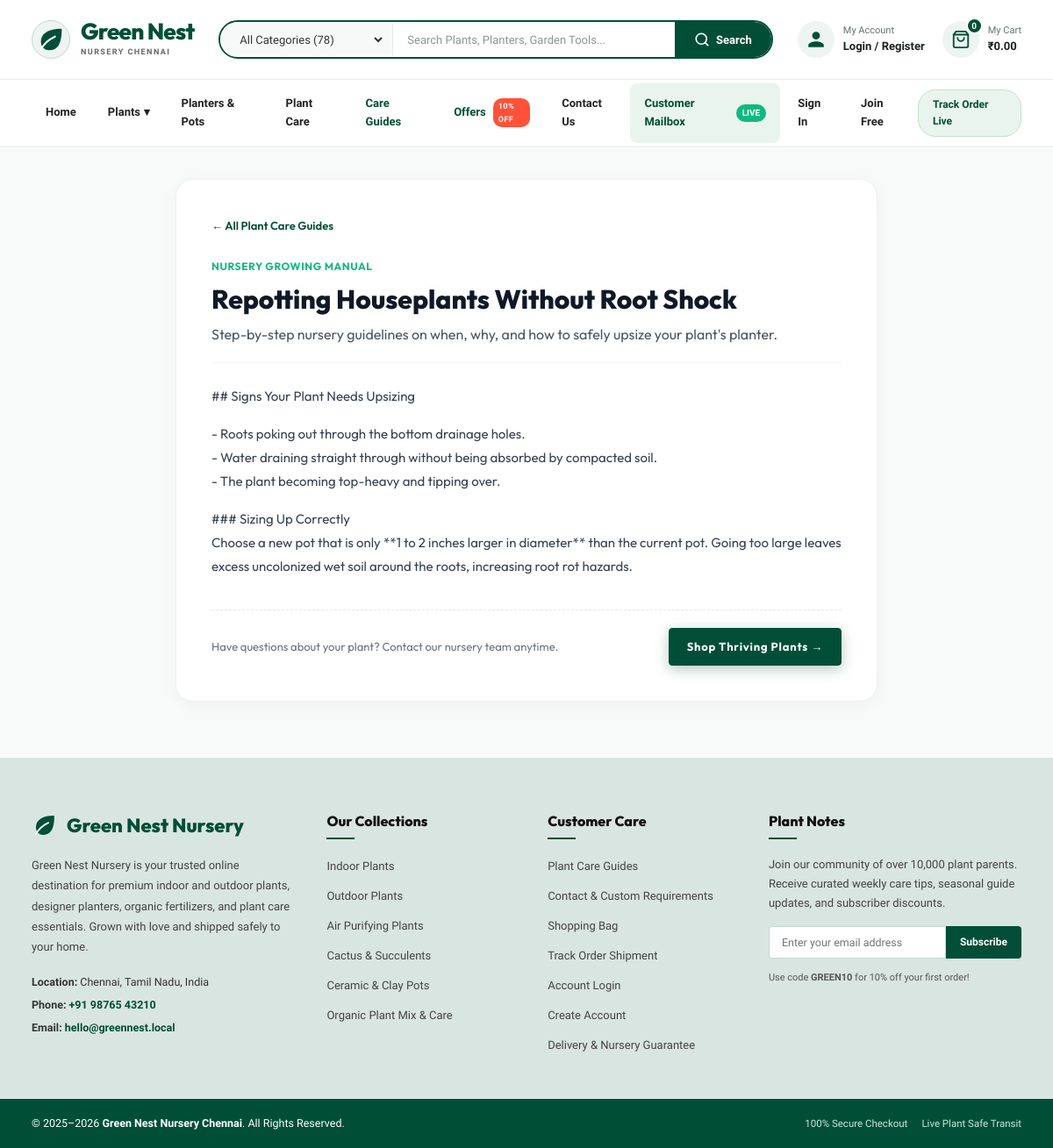
The app's page /guides/repotting-without-root-shock/ with its own data.
### store/models.py (models this page shows, shortened)
class CareGuide(models.Model):
    title = models.CharField(max_length=160)
    slug = models.SlugField(max_length=180, unique=True, blank=True)
    summary = models.CharField(max_length=280)
    body = models.TextField()
    published = models.BooleanField(default=True)
    created_at = models.DateTimeField(auto_now_add=True)
    class Meta:
        ordering = ["-created_at"]

### store/views.py (the view)
# urls.py: path("guides/<slug:slug>/", views.care_guide_detail, name="guide_detail"),
def care_guide_detail(request, slug):
    guide = get_object_or_404(CareGuide, slug=slug, published=True)
    return render(request, "store/guide_detail.html", {"guide": guide})

### store/context_processors.py (called while the page is built)
def shopping_bag(request):
    cart = request.session.get("cart", {})
    count = sum(int(quantity) for quantity in cart.values())
    subtotal = Decimal("0.00")
    if cart:
        for product in Product.objects.filter(pk__in=cart.keys(), active=True):
            subtotal += product.price * int(cart.get(str(product.pk), 0))
    categories = Category.objects.annotate(
        product_count=Count("products", filter=Q(products__active=True, products__stock__gt=0))
    ).order_by("name")
    total_active_plants = Product.objects.filter(active=True, stock__gt=0).count()
    return {
        "cart_item_count": count,
        "cart_subtotal": subtotal,
        "nav_categories": categories,
        "total_active_plants": total_active_plants,
    }

### greennest/templates/store/guide_detail.html (shortened to what this page needs)
{% extends "store/base.html" %}
{% load static %}
{% block content %}
<div class="guide-detail-wrap">
  <div class="theme-container">
    <div class="guide-container-box">
      <a href="{% url 'store:guides' %}" class="btn-back-guides">← All Plant Care Guides</a>
      <header class="guide-headline-box">
        <span
          style="font-size:12px; text-transform:uppercase; font-weight:700; color:#10b981; letter-spacing:0.05em;">NURSERY
          GROWING MANUAL</span>
        <h1>{{ guide.title }}</h1>
        <p>{{ guide.summary }}</p>
      </header>
      <div class="guide-article-body">
        {{ guide.body|linebreaks }}
      </div>
      <div
        style="margin-top:36px; padding-top:20px; border-top:1px dashed #e5e7eb; display:flex; justify-content:space-between; align-items:center; flex-wrap:wrap; gap:12px;">
        <span style="font-size:13px; color:#6b7280;">Have questions about your plant? Contact our nursery team
          anytime.</span>
        <a href="{% url 'store:home' %}#shop" class="btn-green-main" style="padding:10px 20px; font-size:13px;">Shop
          Thriving Plants →</a>
      </div>
    </div>
  </div>
</div>
{% endblock %}

### greennest/static/storefront/css/styles.css (style rules this page uses)
:root { --primary: #014e37; --primary-dark: #003726; --primary-light: #0a694d; --accent-black: #000000; --mint-bg: #d9e5e1; --mint-soft: #edf4f1; --mint-border: #c4d7d1; --body-bg: #ffffff; --surface-soft: #f8faf9; --text-title: #1a221e; --text-main: #333333; --text-muted: #66726d; --border-light: #e4ece7; --border-darker: #c5d4cd; --gold-star: #e9a21b; --sale-red: #d9381e; --font-body: 'Work Sans', -apple-system, BlinkMacSystemFont, 'Segoe UI', Roboto, sans-serif; --font-heading: 'Outfit', 'Work Sans', sans-serif; --shadow-sm: 0 2px 8px rgba(1, 78, 55, 0.06); --shadow-md: 0 8px 24px rgba(1, 78, 55, 0.08); --shadow-lg: 0 16px 36px rgba(0, 0, 0, 0.12); --radius-sm: 4px; --radius-md: 8px; --radius-lg: 14px; --transition: all 0.28s cubic-bezier(0.4, 0, 0.2, 1); }
*, *::before, *::after { box-sizing: border-box; margin: 0; padding: 0; }
html { font-size: 15px; scroll-behavior: smooth; }
body { font-family: var(--font-body); color: var(--text-main); background-color: var(--body-bg); line-height: 1.6; -webkit-font-smoothing: antialiased; }
a { color: inherit; text-decoration: none; transition: var(--transition); }
.theme-container { width: min(1380px, 94%); margin-inline: auto; }
.btn-green-main { background: var(--primary); color: #ffffff; padding: 13px 30px; border-radius: 4px; font-size: 13px; font-weight: 700; letter-spacing: 0.06em; display: inline-flex; align-items: center; gap: 10px; border: 1px solid var(--primary); cursor: pointer; box-shadow: 0 4px 16px rgba(1, 78, 55, 0.3); transition: var(--transition); }
html, body { overflow-x: hidden !important; max-width: 100vw !important; }

### greennest/templates/store/guide_detail.html (style rules this page uses)
.guide-detail-wrap { background: #f8faf9; padding: 36px 0 64px; min-height: calc(100vh - 280px); font-family: 'Outfit', 'Work Sans', sans-serif; }
.guide-container-box { max-width: 800px; margin: 0 auto; background: #ffffff; border-radius: 20px; border: 1px solid #eef2ef; padding: 40px; box-shadow: 0 4px 20px rgba(0, 0, 0, 0.04); }
.btn-back-guides { display: inline-flex; align-items: center; gap: 6px; font-size: 13px; font-weight: 600; color: #014e37; text-decoration: none; margin-bottom: 24px; }
.guide-headline-box { border-bottom: 1px solid #f0f4f2; padding-bottom: 20px; margin-bottom: 24px; }
.guide-headline-box h1 { font-size: 30px; font-weight: 800; color: #111827; margin: 8px 0; line-height: 1.25; }
.guide-headline-box p { font-size: 16px; color: #4b5563; line-height: 1.5; margin: 0; }
.guide-article-body { font-size: 15px; line-height: 1.8; color: #374151; }
.guide-article-body p { margin-bottom: 16px; }

### records on screen
CareGuide: title "Repotting Houseplants Without Root Shock", summary "Step-by-step nursery guidelines on when, why, and how to safely upsize your plant's planter.", body "## Signs Your Plant Needs Upsizing - Roots poking out through the bottom drainage holes. - Water draining straight through without being absorbed by compacted soil. - The plant becoming top-heavy and tipping over. ### Sizing Up Correctly Choose a new pot that is only **1 to 2 inches larger in diameter** than the current pot. Going too large leaves excess uncolonized wet soil around the roots, increasing root rot hazards."

### other values on screen
{{ cart_item_count }} "0"
{{ cart_subtotal }} "0.00"
